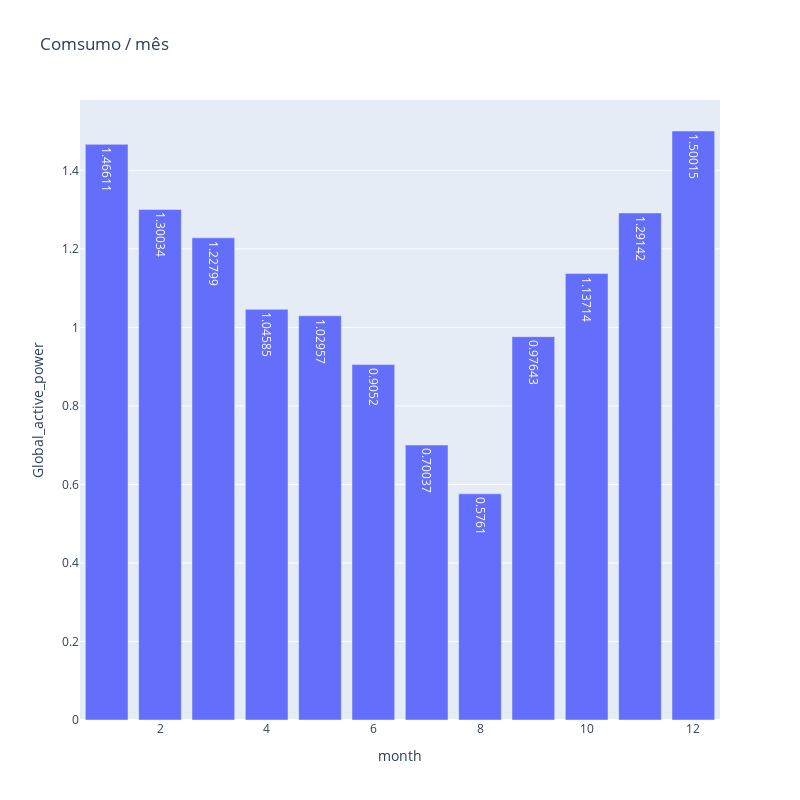

Here is the notebook cell this chart was saved with:
### Markdown cell above
> Voltagem é algo estável ao longo do tempo

--- 

### 8. Calcule o consumo médio por mês em todo o período disponível no dataset.

### Code cell
month__consuption = df_household_group_by_date.copy()
month__consuption['month'] = month__consuption['Date'].apply(lambda x: x.month)
month__consuption_grouped = month__consuption.groupby("month")['Global_active_power'].mean().round(5).reset_index()

fig = px.bar(
    month__consuption_grouped,
    x="month",
    y="Global_active_power",
    title="Comsumo / mês",
    text="Global_active_power",
)
fig.update_layout(
    width=800,
    height=800,
)

fig.show()

### Figure 1 — Plotly figure (JSON) as saved in the notebook; plotly's stock layout.template omitted (floating-point values rounded to 4 significant figures)
{"data": [{"hovertemplate": "month=%{x}<br>Global_active_power=%{text}<extra></extra>", "legendgroup": "", "marker": {"color": "#636efa", "pattern": {"shape": ""}}, "name": "", "orientation": "v", "showlegend": false, "text": [1.466, 1.3, 1.228, 1.046, 1.03, 0.9052, 0.7004, 0.5761, 0.9764, 1.137, 1.291, 1.5], "textposition": "auto", "type": "bar", "x": [1, 2, 3, 4, 5, 6, 7, 8, 9, 10, 11, 12], "xaxis": "x", "y": [1.466, 1.3, 1.228, 1.046, 1.03, 0.9052, 0.7004, 0.5761, 0.9764, 1.137, 1.291, 1.5], "yaxis": "y"}], "layout": {"barmode": "relative", "height": 800, "legend": {"tracegroupgap": 0}, "title": {"text": "Comsumo / mês"}, "width": 800, "xaxis": {"anchor": "y", "domain": [0, 1], "title": {"text": "month"}}, "yaxis": {"anchor": "x", "domain": [0, 1], "title": {"text": "Global_active_power"}}}}
